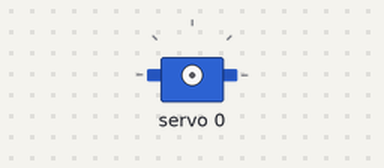
Simulated run of this sketch. Board: Arduino Uno, built with avr-gcc and run on an emulated ATmega328P. Shown: servo. What the sketch prints to the serial monitor is not drawn.

Above: at 0.05 s.
At 1.25 s:
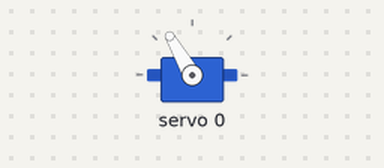
At 2.5 s:
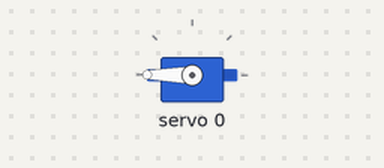
At 5.0 s:
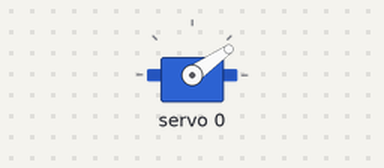
Timing chart, 0 to 6.7 s (numbered marks = the images above):
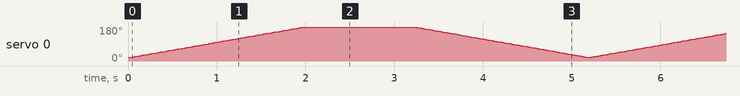

The sketch:

forArduino.ino
```cpp
#include <Wire.h>
#include <Adafruit_PWMServoDriver.h>

Adafruit_PWMServoDriver pwm = Adafruit_PWMServoDriver();

#define SERVOMIN  150 // this is the 'minimum' pulse length count (approx 0°)
#define SERVOMAX  600 // this is the 'maximum' pulse length count (approx 180°)

void setup() {
  Serial.begin(9600);
  Serial.println("PCA9685 Servo test");

  pwm.begin();
  pwm.setPWMFreq(50);  // Analog servos run at ~50 Hz

  delay(10);
}

void loop() {
  // Sweep servo on channel 0 from 0 to 180 and back
  for (int pos = SERVOMIN; pos < SERVOMAX; pos++) {
    pwm.setPWM(0, 0, pos);
    delay(5);
  }

  for (int pos = SERVOMAX; pos > SERVOMIN; pos--) {
    pwm.setPWM(0, 0, pos);
    delay(5);
  }
}
```
